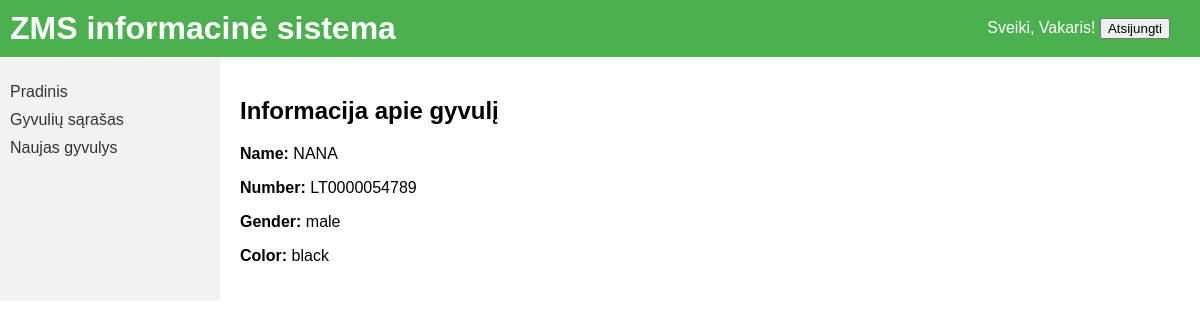
Page /animals/2/ (signed in) on the committed database.
### main/models.py (models this page shows, shortened)
class Animal(models.Model):
    number = models.CharField(max_length=14,null=True, blank=True,unique=True)
    gender = models.CharField(max_length=10,null=True, blank=True, choices=[('male', 'Male'), ('female', 'Female')])
    color = models.CharField(max_length=50,choices=COLOR_CHOICES, blank=True, null=True)
    name = models.CharField(max_length=50, blank=True, null=True)
    weight = models.DecimalField(max_digits=6, decimal_places=2, blank=True, null=True)
    birth_date = models.DateField(blank=True, null=True)

### main/views.py (the view)
# urls.py: path('animals/<int:pk>/', views.animal_detail, name='animal_detail'),
@login_required
def animal_detail(request, pk):
    animal = get_object_or_404(Animal, pk=pk)
    return render(request, 'main/animal_detail.html', {'animal': animal})

### templates/main/animal_detail.html
{% extends 'main/base.html' %}
{% block content %}
<h2>Informacija apie gyvulį</h2>
<p><strong>Name:</strong> {{ animal.name }}</p>
<p><strong>Number:</strong> {{ animal.number }}</p>
<p><strong>Gender:</strong> {{ animal.gender }}</p>
<p><strong>Color:</strong> {{ animal.color }}</p>
{% endblock %}

### templates/main/base.html (shortened to what this page needs)
<!DOCTYPE html>
{% load static %}
<html lang="en">
<head>
  <link rel="stylesheet" href="{% static 'css/style.css' %}">
</head>
<body>
  <header class="top-bar">
    <div class="logo">
      <h1>ZMS informacinė sistema</h1>
    </div>
    <div class="user-info">
      {% if user.is_authenticated %}
        <span>Sveiki, {{ user.username }}!</span>
        <form method="post" action="{% url 'logout' %}" style="display:inline;">
        <button type="submit">Atsijungti</button>
        </form>
      {% else %}
        <a href="{% url 'login' %}">Prisijungti</a> |
        <a href="{% url 'register' %}">Registruotis</a>
      {% endif %}
    </div>
  </header>
  <div class="container">
    <nav class="sidebar">
      <ul>
        <li><a href="{% url 'index' %}">Pradinis</a></li>
        <li><a href="{% url 'animal_list' %}">Gyvulių sąrašas</a></li>
        <li><a href="{% url 'new_animal' %}">Naujas gyvulys</a></li>
      </ul>
    </nav>
    <main class="content">
      {% block content %}
      {% endblock %}
    </main>
  </div>
</body>
</html>

### static/css/style.css (style rules this page uses)
body { margin: 0; font-family: Arial, sans-serif; }
.top-bar { background-color: #4CAF50; color: white; display: flex; justify-content: space-between; align-items: center; padding: 10px; }
.top-bar .logo h1 { margin: 0; }
.top-bar .user-info { margin-right: 20px; }
.container { display: flex; flex-direction: row; }
.sidebar { width: 200px; background-color: #f2f2f2; padding: 10px; }
.sidebar ul { list-style: none; padding-left: 0; }
.sidebar li { margin: 10px 0; }
.sidebar a { text-decoration: none; color: #333; }
.content { flex: 1; padding: 20px; }

### rows in the picture
Animal: name "NANA", number "LT0000054789", gender "male", color "black"

### other values in the picture
{{ user.username }} "Vakaris"
